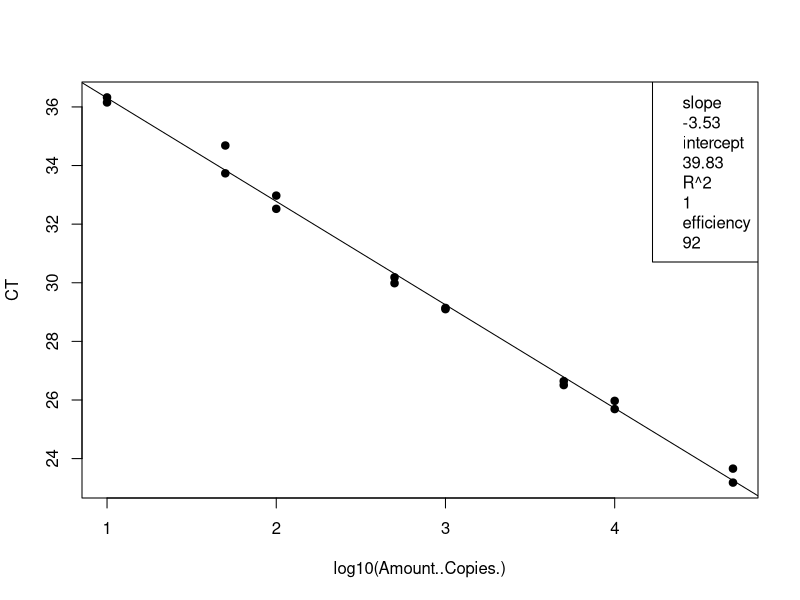
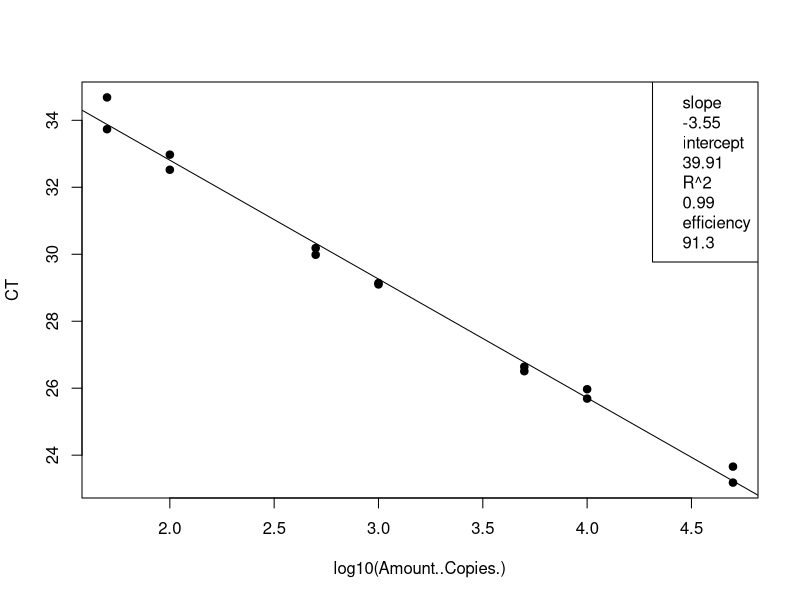
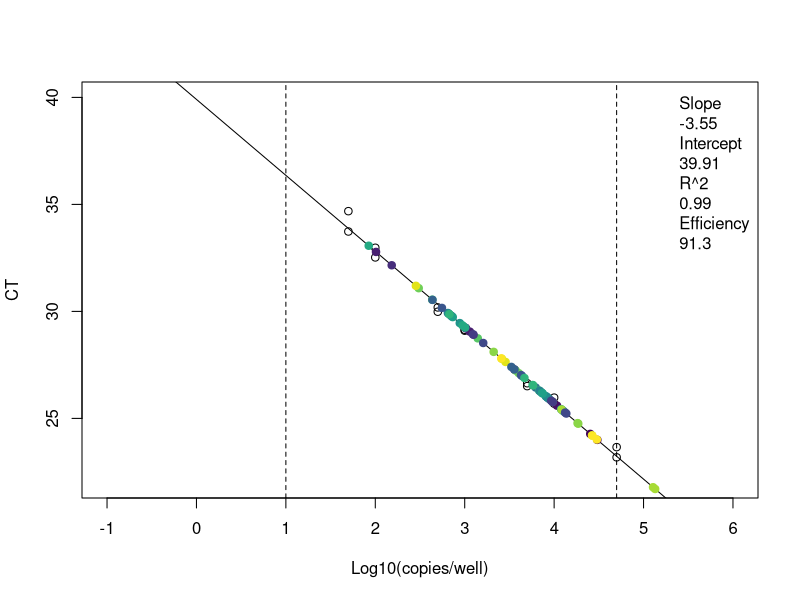
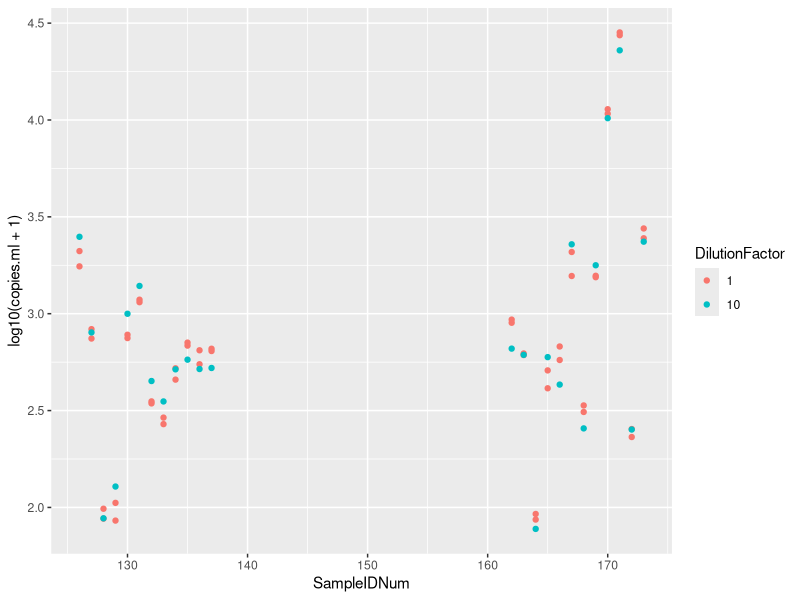

The R source for these figures, in order:
## ---- chunk 1
knitr::opts_chunk$set(echo = TRUE)

## ---- chunk 2
# clear workspace
rm(list=ls())

# load the data (note data file must be in this repository)
data <- read.csv("Plate6_Entero_qPCRConversion.csv")
## ---- chunk 3
# linear regression of standard curve
standards = subset(data, Name == "STANDARD")
standardCurve <- lm(CT ~ log10(Amount..Copies.), data = standards)

# save the line info
standard_slope = standardCurve$coefficients[2]
standard_intercept = standardCurve$coefficients[1]
R2 = summary(standardCurve)$r.squared
efficiency =  (10^(-1/standardCurve$coefficients[2])-1)*100

# plot standards and best fit line
standardCurvePlot <- plot(CT ~ log10(Amount..Copies.), data = standards, pch=19) 
abline(coef(standardCurve)) 
legend("topright", legend = c(paste= "slope", round(standard_slope, 2), paste= "intercept", round(standard_intercept, 2), paste= "R^2", round(R2, 2), paste = "efficiency", round(efficiency, 1)))
## ---- chunk 4
standards = standards[-c(15,16),]
standardCurve <- lm(CT ~ log10(Amount..Copies.), data = standards)

# save the line info
standard_slope = standardCurve$coefficients[2]
standard_intercept = standardCurve$coefficients[1]
R2 = summary(standardCurve)$r.squared
efficiency =  (10^(-1/standardCurve$coefficients[2])-1)*100

# plot standards and best fit line
standardCurvePlot <- plot(CT ~ log10(Amount..Copies.), data = standards, pch=19) 
abline(coef(standardCurve)) 
legend("topright", legend = c(paste= "slope", round(standard_slope, 2), paste= "intercept", round(standard_intercept, 2), paste= "R^2", round(R2, 2), paste = "efficiency", round(efficiency, 1)))
## ---- chunk 5
# data set of unknowns including info on standard curve
unknowns = subset(data, Name == "UNKNOWN")

# add new columns to the data table
unknowns$plate_num = 6 # note:change to the actual plate number
unknowns$standard_slope = standard_slope
unknowns$standard_intercept = standard_intercept
unknowns$R2 = R2
unknowns$efficiency = efficiency
  
# add a new column that interpolates copies/well from Ct for the unknowns
unknowns$log.copies.well = (unknowns$CT - standard_intercept)/standard_slope
unknowns$copies.well = 10^unknowns$log.copies.well

# copies/ul extract accounting for dilution factor
vol.well = 3 # note:change to qPCR template volume in ul
unknowns$vol.well = vol.well
unknowns$copies.ul = ((unknowns$copies.well/vol.well)*unknowns$DilutionFactor)

# copies/extraction
vol.elution = 110 #note:change to DNA extraction elution volume in ul
unknowns$vol.elution = vol.elution
unknowns$copies.extraction = (unknowns$copies.ul*vol.elution)

# copies/ml #Volume is volume of sample filtered in mL
unknowns$copies.ml = (unknowns$copies.extraction/unknowns$Volume)
## ---- chunk 6
# set up the color palette
library(viridis)
unknowns$SampleIDNum = as.factor(as.character(unknowns$SampleIDNum)) # change to factor for colors
Colors = viridis(n=nlevels(unknowns$SampleIDNum)) # set the color levels to call on later

# check the range and adjust the limits in plot
range(unknowns$CT, na.rm=T) # y limits
range(unknowns$log.copies.well, na.rm =T) # x limits

# plot the standard curve again
standardCurvePlot <- plot(CT ~ log10(Amount..Copies.), data = standards,
                          xlim = c(-1,6), ylim = c(22,40),
                          xlab = "Log10(copies/well)",
                          ylab = "CT") 

# add boundaries and standard line
abline(v=log10(10), lty=2)
abline(v=log10(50000), lty=2)
abline(coef(standardCurve)) 

# add the sample data
standardCurvePlot <- points(CT ~ log.copies.well, data = unknowns, pch=19, 
                            col = Colors[unknowns$SampleIDNum])
legend("topright", inset = 0.002, box.lty=0, legend=c(paste= "Slope", round(standardCurve$coefficients[2], 2), 
                                                      paste= "Intercept", round(standardCurve$coefficients[1], 2), 
                                                      paste= "R^2", round(summary(standardCurve)$r.squared, 2),
                                                      paste = "Efficiency", round((10^(-1/standardCurve$coefficients[2])-1)*100, 1)))

## ---- chunk 7
# make a plot that compares the diluted to undiluted replicates for each sample including dilution factor
library("ggplot2")
unknowns$SampleIDNum <- as.numeric(as.character(unknowns$SampleIDNum)) # change to numeric
unknowns$DilutionFactor <- as.factor(as.character(unknowns$DilutionFactor)) # change to factor
qplot(SampleIDNum,log10(copies.ml+1), data=unknowns, col=DilutionFactor)
## ---- chunk 8
# write csv file
write.csv(unknowns, file = "Plate6_Entero_ConvertedData.csv", row.names=FALSE, na="")

# average the replicates (if not strongly inhibited) and make a new file
library(dplyr)
data.average = unknowns %>% group_by(SampleIDNum) %>% summarise(copies.ml = mean(copies.ml, na.rm = T))
write.csv(data.average, file = "Plate6_Entero_Averaged.csv", row.names=FALSE, na="")
